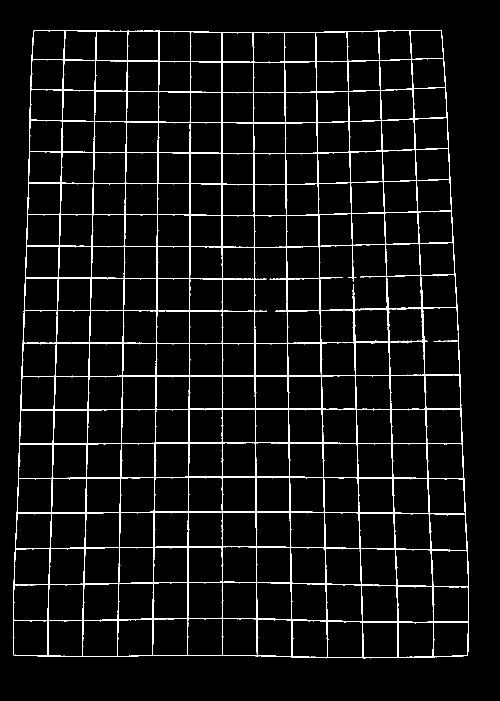
#> input picture 角点检测/picture1_line_1.png, 1000 x 1401 px (shown at 1/2 size)
$ python jiaodain.py
#> lines starting #> are read from the running program, lines starting #| are printed output that depends on the picture; after the words box and inside, x2 and y2 are one past the last pixel; in counts of white or black regions, pixels touching at a corner belong together
import cv2
import matplotlib.pyplot as plt
import numpy as np
import csv
def remove_small_area(img,a):
    num_labels, labels, stats, centroids = cv2.connectedComponentsWithStats(img, connectivity=8)
    for i in range(1, num_labels):
        if stats[i][4] < a:
            img[labels == i] = 0
    return img
img=cv2.imread('picture1_line_1.png',0)
#> img: shape (1401, 1000); 4.9% white in thin lines or dots, all inside (x1, y1, x2, y2) = (26, 60, 938, 1317)
#闭操作
kernel = cv2.getStructuringElement(cv2.MORPH_RECT, (3, 3))
img = cv2.morphologyEx(img, cv2.MORPH_CLOSE, kernel)


plt.imshow(img,cmap='gray')
plt.show()
# #去除小面积区域
img = remove_small_area(img, 30)
#> in remove_small_area, `num_labels, labels, stats, centroids = cv2.connectedComponentsWithStat..`: num_labels = 2; stats = [[0, 0, 1000, 1401, 1330963], [26, 60, 912, 1257, 70037]]; centroids = [[500.5, 700.1], [480.3, 697.7]]
plt.imshow(img,cmap='gray')
plt.show()
# [11 lines of commented-out code are left out]
img = cv2.ximgproc.thinning(img,thinningType=cv2.ximgproc.THINNING_ZHANGSUEN)
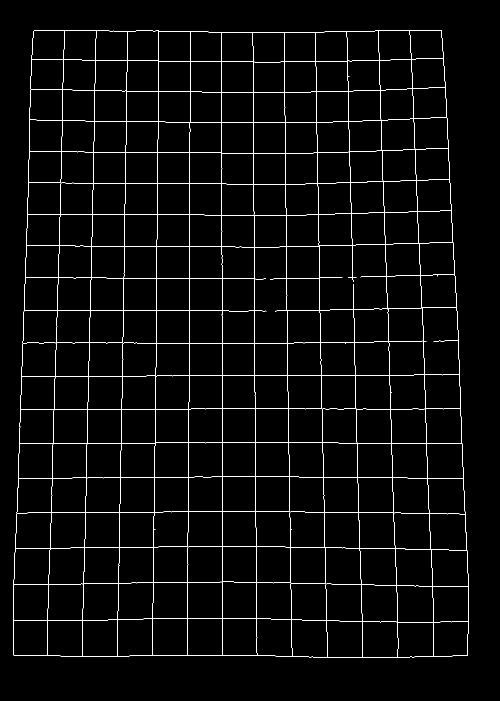
#> img: shape (1401, 1000) (shown at 1/2 size); 2.5% white in thin lines or dots, all inside (x1, y1, x2, y2) = (26, 60, 937, 1316)
plt.imshow(img,cmap='gray')
plt.show()

#检测角点
corners = cv2.goodFeaturesToTrack(img, 280, 0.01, 50)
#> corners = 280 rows, first 8: [866, 1244], [795, 1244], [724, 1243], [653, 1241], [165, 1240], [235, 1239], [513, 1237], [305, 1237]
print(len(corners))
#| 280

# [14 lines of commented-out code are left out]

img1=cv2.imread("work/picture1.png")
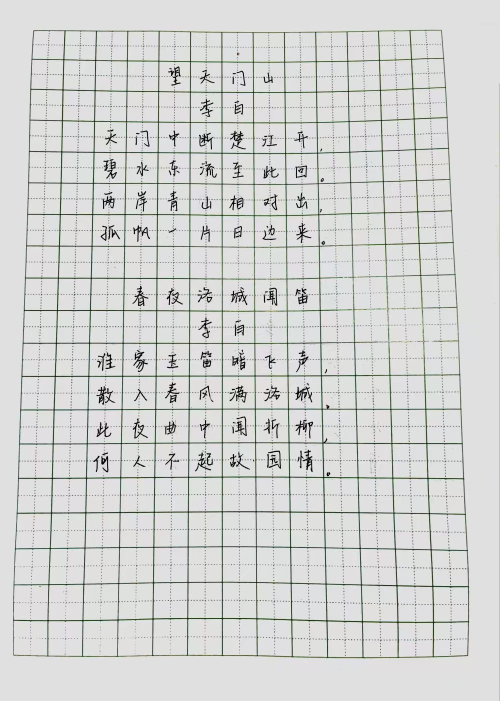
#> input picture 角点检测/work/picture1.png, 1000 x 1401 px (shown at 1/2 size)
#> img1 is the input picture: shape (1401, 1000, 3); mean B, G, R 210.9, 212.6, 211.3
#画出角点
#img1=cv2.cvtColor(img,cv2.COLOR_GRAY2BGR)
for i in corners:
    x, y = i.ravel()
    cv2.circle(img1, (int(x), int(y)), 2, (0,0,255), -1)
#> this loop made 280 passes
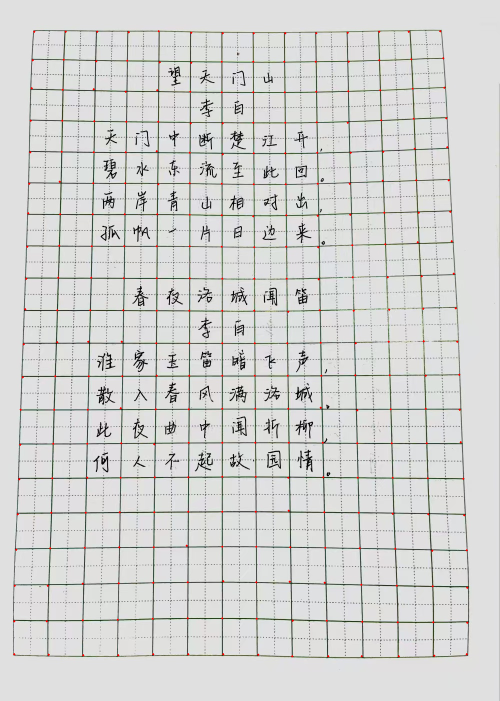
#> img1: shape (1401, 1000, 3) (shown at 1/2 size); 0.26% of pixels changed, all inside (x1, y1, x2, y2) = (26, 60, 937, 1315)
cv2.imwrite("picture1_corner.png", img1)
plt.imshow(img1)
plt.show()

#转化为整数
corners = np.int0(corners)
img=cv2.cvtColor(img,cv2.COLOR_GRAY2BGR)
#找到横坐标最小的二十个点
corners = sorted(corners, key=lambda x: x[0][0])
#> corners = 280 items, first 6: [[28, 1242]], [[28, 1308]], [[29, 1171]], [[32, 1099]], [[35, 1028]], [[38, 958]]
count=0
img1=cv2.imread("work/picture1.png",0)
#> img1: shape (1401, 1000); min 0, max 248, mean 212.1
flag=0
data = [
    ["File Name", "Top Left", "Top Right", "Bottom Right", "Bottom Left","Has Text"],
]
for i in range(13):
    i_=i*20
    corners1=corners[i_:i_+20]
    corners2=corners[i_+20:i_+40]
    corners1 = sorted(corners1, key=lambda x: x[0][1])
    corners2 = sorted(corners2, key=lambda x: x[0][1])
    for j in range(19):
        flag=0
        x1,y1=corners1[j][0]
        x2,y2=corners2[j][0]
        x3,y3=corners2[j+1][0]
        x4,y4=corners1[j+1][0]
        #截取img1中在四个点围成的矩形区域
        img2=img1[min(y1,y2,y3,y4):max(y1,y2,y3,y4),min(x1,x2,x3,x4):max(x1,x2,x3,x4)]
        #裁掉上下左右的白边
        img2=img2[20:-20,20:-20]
        # if i==9 and j==11: #picture2的特殊情况
        #     plt.imshow(img2,cmap='gray')
        #     plt.show()

        if i==4 and j==6: #picture1的特殊情况
            plt.imshow(img2,cmap='gray')
            plt.show()
        #求矩形区域灰度值的均值
        mean=np.mean(img2)
        #如果均值小于t,则认为其中有汉字
        if mean<213: #picture1.png213 picture2.png 217
            flag=1
        file_name = f"picture1-{i}-{j}.png"
        data.append([file_name, (x1, y1), (x2, y2), (x3, y3), (x4, y4),flag])
        #print((i,j),flag)
        meta=[]
        if flag==1:
            count+=1
            #画圈
            cv2.circle(img1, (x1, y1), 3, (0, 0, 255), -1)
            cv2.circle(img1, (x2, y2), 3, (0, 0, 255), -1)
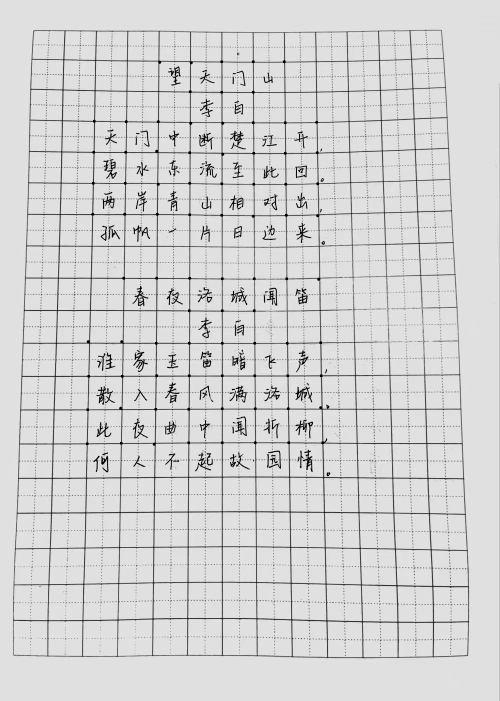
#> img1: shape (1401, 1000) (shown at 1/2 size); min 0, max 248, mean 211.9
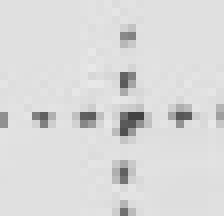
#> img2: shape (27, 28) (shown 8 times larger); min 66, max 232, mean 217.9
#> after the loop, count = 70; data = 248 items
# 创建并写入 CSV 文件
with open('out.csv', mode='w', newline='') as file:
    writer = csv.writer(file)
    writer.writerows(data)
print(count)
#| 70
plt.imshow(img1,cmap='gray')
plt.show()
